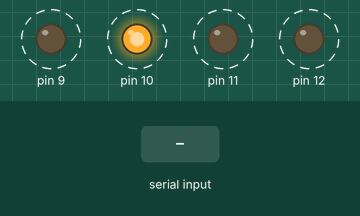
Simulated run of this sketch. Board: Arduino Uno, built with avr-gcc and run on an emulated ATmega328P. On the bench: output pins drawn as LEDs (lit = HIGH). Dashed ring = blinking. The test bench sets the inputs (shaded band). What the sketch prints to the serial monitor is not drawn.

Above: at 1.2 s.
1.3 s: "90,45\n" received over Serial
Timing chart, 0 to 10.3 s (numbered marks = the images above; inputs shaded):
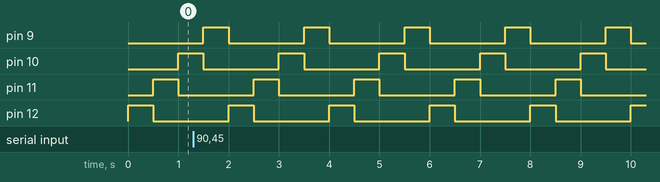

The sketch:

HexLEDs.ino
```cpp
void setup() {
  Serial.begin(9600);
  pinMode(12, OUTPUT);
  pinMode(11, OUTPUT);
  pinMode(10, OUTPUT);
  pinMode(9, OUTPUT);
}

int ascii;
void loop() {
  if (Serial.available() > 0) {
    ascii = Serial.read();
    if (ascii - '0' < 10) {
      Serial.println(ascii - '0');
    } else {
      Serial.println(ascii - 'a' + 10);
    }
  }

  digitalWrite(12, HIGH);
  delay(500);
  digitalWrite(12, LOW);
  digitalWrite(11, HIGH);
  delay(500);
  digitalWrite(11, LOW);
  digitalWrite(10, HIGH);
  delay(500);
  digitalWrite(10, LOW);
  digitalWrite(9, HIGH);
  delay(500);
  digitalWrite(9, LOW);
}
```

Measured:
- by itself, pin 9–12: alternates HIGH for 0.50 s and LOW for 1.5 s
